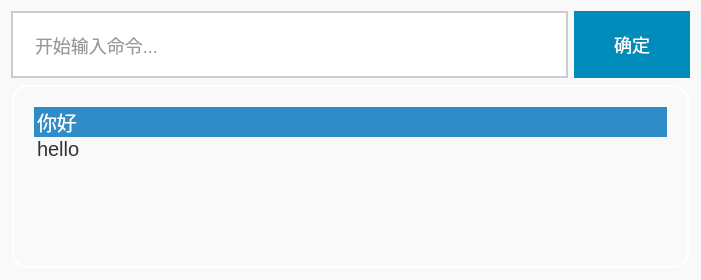
<?xml version="1.0" encoding="UTF-8"?>
<ui version="4.0">
 <class>SearchBar</class>
 <widget class="QWidget" name="SearchBar">
  <property name="enabled">
   <bool>true</bool>
  </property>
  <property name="geometry">
   <rect>
    <x>0</x>
    <y>0</y>
    <width>701</width>
    <height>280</height>
   </rect>
  </property>
  <property name="windowTitle">
   <string>小命令工具</string>
  </property>
  <property name="styleSheet">
   <string notr="true">            background-color: #F9F9F9;
            color: #333333;
            font-size: 16px;
            font-family: Arial, sans-serif;</string>
  </property>
  <layout class="QHBoxLayout" name="horizontalLayout_2">
   <item>
    <layout class="QVBoxLayout" name="verticalLayout">
     <item>
      <layout class="QHBoxLayout" name="horizontalLayout_3">
       <item>
        <widget class="QLineEdit" name="lineEdit">
         <property name="styleSheet">
          <string notr="true">            background-color: #FFFFFF;
            border-radius: 40px;
            border: 2px solid #CCCCCC;
            padding: 20px;
            font-size: 18px;
            font-family: Arial, sans-serif;</string>
         </property>
         <property name="placeholderText">
          <string>开始输入命令...</string>
         </property>
        </widget>
       </item>
       <item>
        <widget class="QPushButton" name="pushButton">
         <property name="styleSheet">
          <string notr="true">            background-color: #008CBA;
            border-radius: 40px;
            border: none;
            padding: 20px 40px;
            font-size: 18px;
            font-family: Arial, sans-serif;
            color: #FFFFFF;</string>
         </property>
         <property name="text">
          <string>确定</string>
         </property>
        </widget>
       </item>
      </layout>
     </item>
     <item>
      <widget class="QListWidget" name="listWidget">
       <property name="layoutDirection">
        <enum>Qt::LeftToRight</enum>
       </property>
       <property name="styleSheet">
        <string notr="true">background-color: #FFFFFF;
border-radius: 16px;
border: 2px solid #FFFFFF;
padding: 20px;
font-size: 20px;
font-family: Arial, sans-serif;
line-height: 2.5;
margin-bottom: 10px;	
margin: 1px; 
background: transparent;</string>
       </property>
       <property name="currentRow">
        <number>0</number>
       </property>
       <item>
        <property name="text">
         <string>你好</string>
        </property>
       </item>
       <item>
        <property name="text">
         <string>hello</string>
        </property>
       </item>
      </widget>
     </item>
    </layout>
   </item>
  </layout>
 </widget>
 <resources/>
 <connections/>
</ui>
